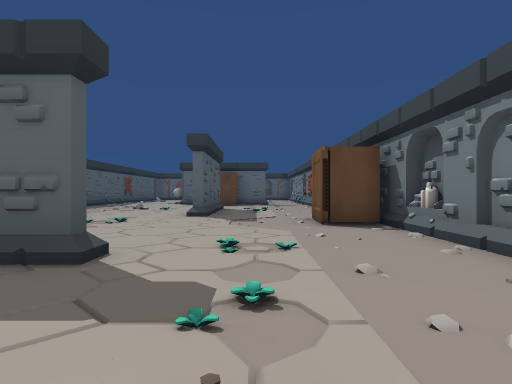
View 1 (above)

14 first-person views from a walk through a Unity game level. The camera is 1.2 m above the floor, looks level and sees 75° across. The floor is counted in squares, 2 m on a side. Each view is taken from the middle of a square. On the plan, view 1 faces up. The plan holds only what a view shows up to about 10 squares ahead; the rest is blank. The place goes on beyond the plan. The player character is not drawn. Some surface patterns are stand-ins.

View 2
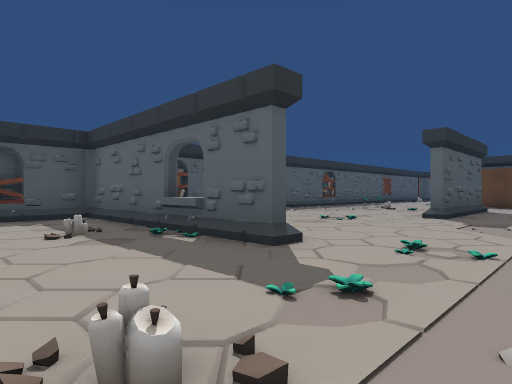

View 3
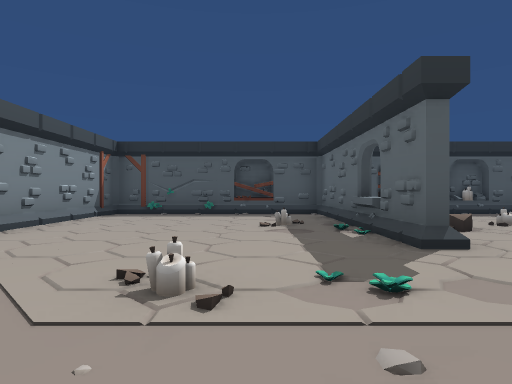

View 4
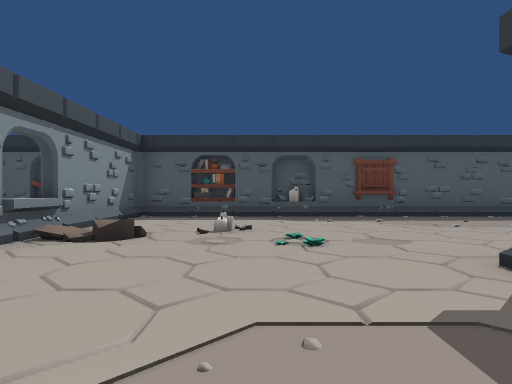

View 5
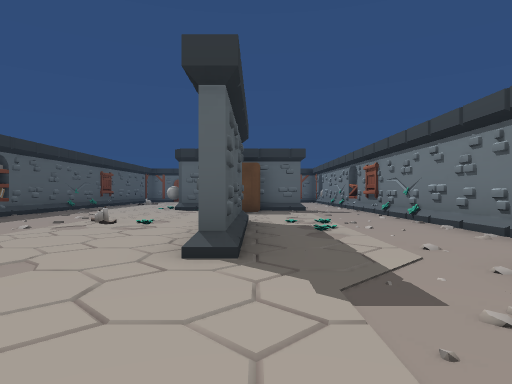

View 6
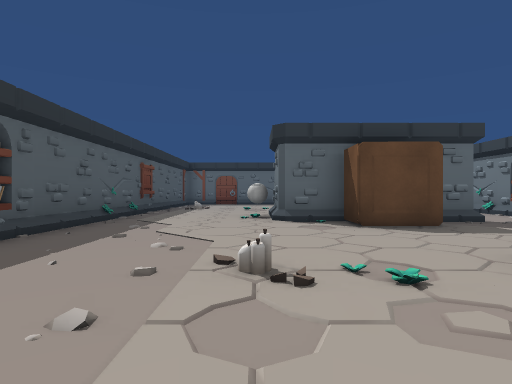

View 7
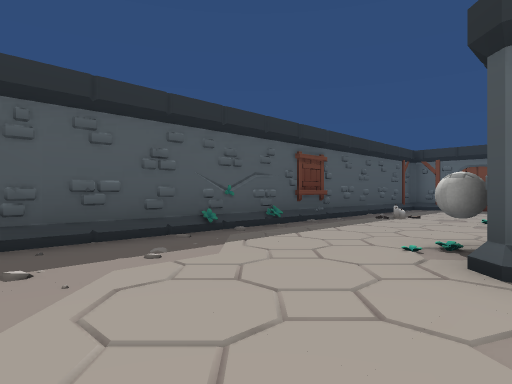

View 8
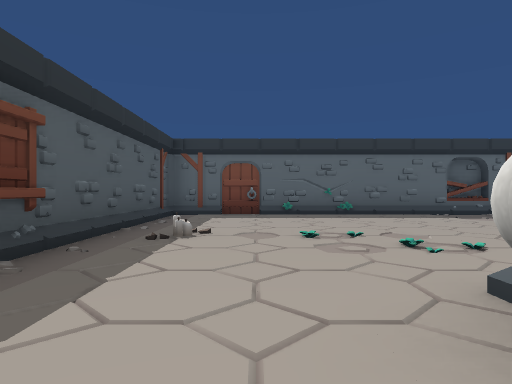

View 9
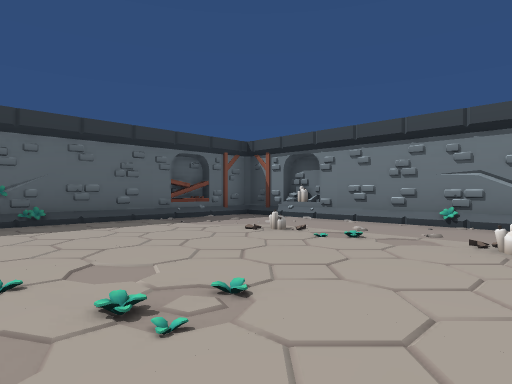

View 10
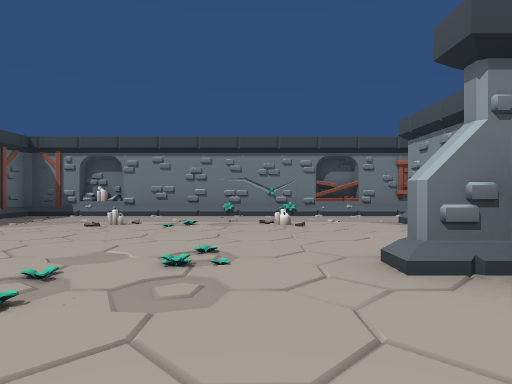

View 11
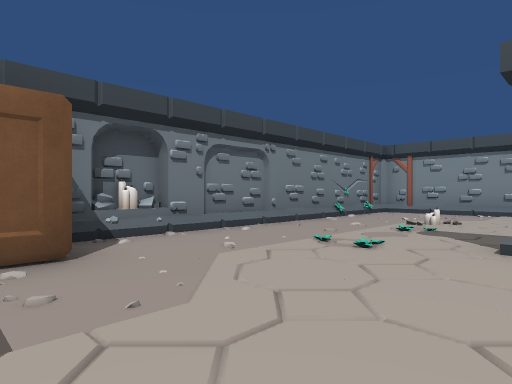

View 12
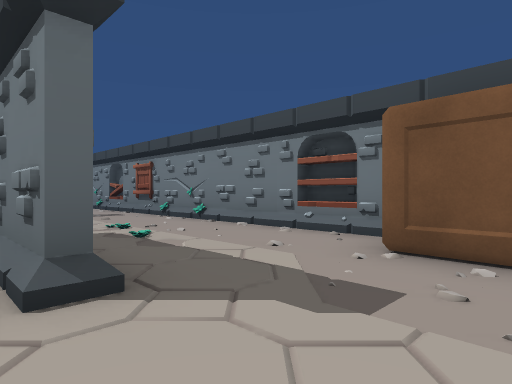

View 13
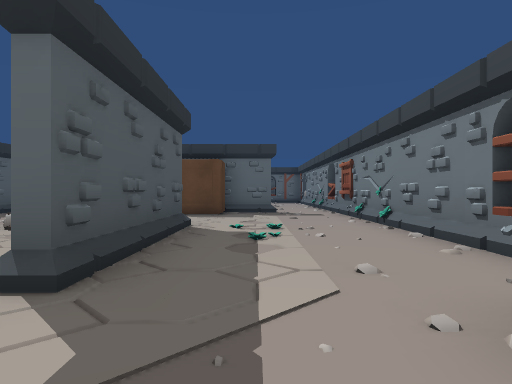

View 14
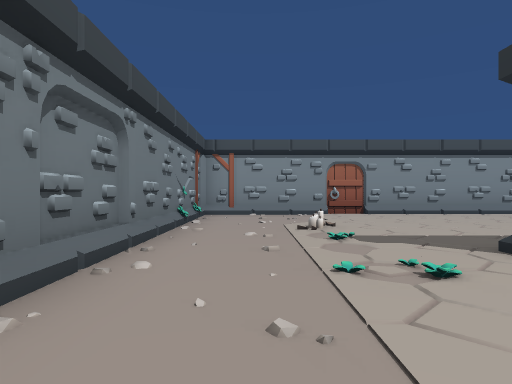

### Floor plan
Key: @ floor where view 1 was taken; # wall or solid block; . floor; / step, stairs or slope; = window, fence, low wall or low ledge; ^ raised ledge; v drop or lower ground; O other object.
Columns run from 8 left of view 1 to 3 right of it. Each row starts with its distance up from view 1.
 25  ########O#
 24  #........##
 23  #........ O
 22 #/......=..#
 21 #/=./.../..#
 20 #/////../..#
 19  #.../..=.##
 18  #.../....##
 17  #..O#....OO
 16  #../#####O#
 15  ..../OO.##^
 14  #........##
 13 OO........##
 12 O...=////.##
 11  #.///#/..##
 10  .....#//..#
  9  #....##...O
  8 #..........#
  7 OO.../....O#
  6 O...=/....O#
  5 OO..//.... O
  4 O...//../..v
  3  ####^#.//.#
  2 #...=/../..#
  1 O.../.../..#
  0 O#......@..#
 -1  #.........#
 -2  ..........#
 -3  ##########

Where each view was taken, in squares from view 1:
view 1: 0 up, 0 right, facing up
view 2: 0 up, 1 right, facing up-left
view 3: 1 up, 2 right, facing left
view 4: 6 up, 1 right, facing left
view 5: 5 up, 1 left, facing up
view 6: 9 up, 4 left, facing up
view 7: 13 up, 3 left, facing up-left
view 8: 16 up, 5 left, facing up
view 9: 18 up, 4 left, facing up-right
view 10: 19 up, 6 left, facing right
view 11: 7 up, 2 left, facing down-right
view 12: 6 up, 2 left, facing up-right
view 13: 6 up, 0 right, facing up
view 14: 6 up, 1 right, facing down
